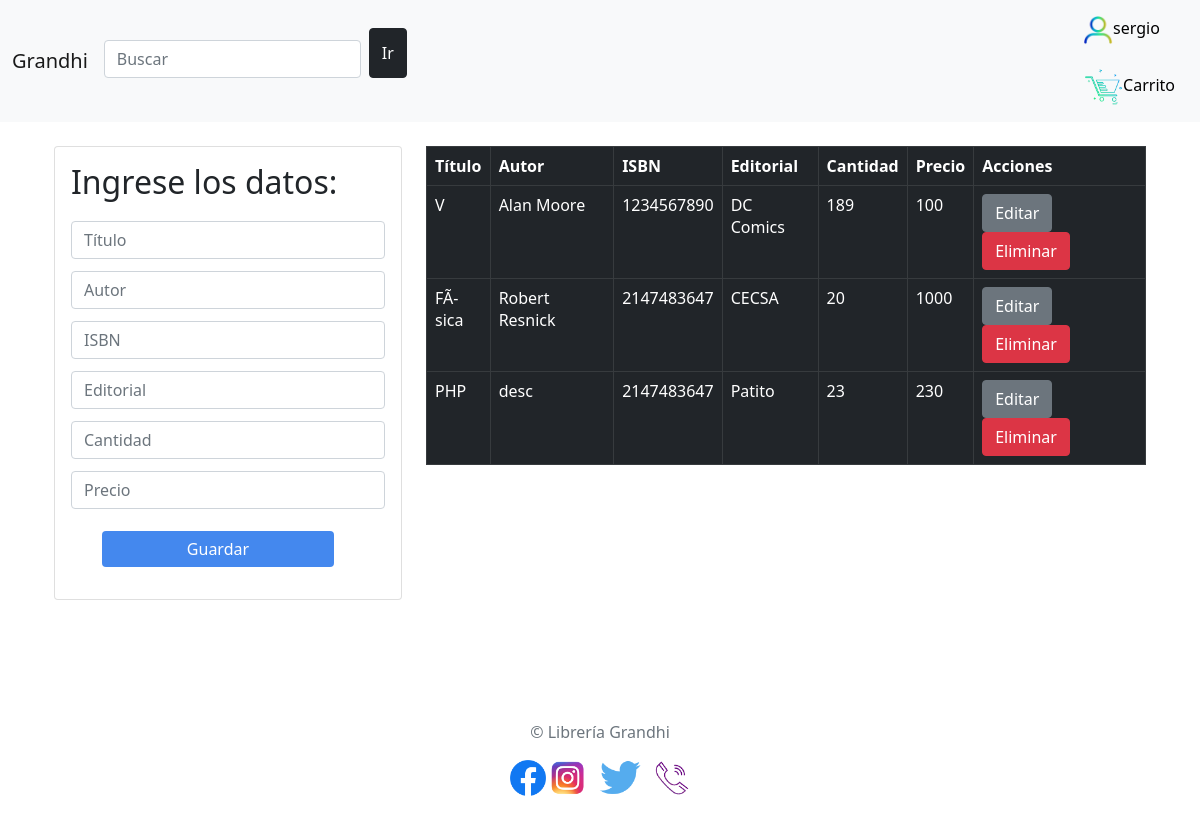
Page /php/stock.php (signed in) on the committed database.
### tables this page shows
CREATE TABLE `stock` (
  `id` int(11) NOT NULL,
  `titulo` varchar(100) NOT NULL,
  `autor` varchar(50) NOT NULL,
  `isbn` int(15) NOT NULL,
  `editorial` varchar(50) NOT NULL,
  `cantidad` int(4) NOT NULL,
  `precio` int(20) DEFAULT NULL
);

### php/stock.php (the view, shortened to what this page needs)
<?php
    include("header.php");
    include("conexiondb.php");
?>
	<div class="container p-4">
		<div class="row">
			<div class="col-md-4">
				<div class="card card-body">
                    <h2>Ingrese los datos:</h2>
					<form action="guardarLibros.php" method="POST">
						<div class="form-group">
							<input type="text" name="titulo" class="form-control" placeholder="Título" autofocus="">
                        </div>
                        <div class="form-group">
							<input type="text" name="autor" class="form-control" placeholder="Autor" autofocus="">
                        </div>
                        <div class="form-group">
							<input type="text" name="isbn" class="form-control" placeholder="ISBN" autofocus="">
                        </div>
                        <div class="form-group">
							<input type="text" name="editorial" class="form-control" placeholder="Editorial" autofocus="">
                        </div>
                        <div class="form-group">
							<input type="text" name="cantidad" class="form-control" placeholder="Cantidad" autofocus="">
                        </div>
                        <div class="form-group">
							<input type="text" name="precio" class="form-control" placeholder="Precio" autofocus="">
						</div>
						<input type="submit" name="guardar_actividad" class="btn btn-success btn-block" value="Guardar">
					</form>
				</div>
			</div>
			<div class="col-md-8">
				<table class="table table-bordered table-dark">
					<thead>
						<tr>
							<th>Título</th>
							<th>Autor</th>
							<th>ISBN</th>
                            <th>Editorial</th>
                            <th>Cantidad</th>
                            <th>Precio</th>
                            <th>Acciones</th>
						</tr>
					</thead>
					<tbody>
						<?php
						$query = "SELECT * FROM stock";
						$resultado_actividades = mysqli_query($conex, $query);
						while ($row = mysqli_fetch_array($resultado_actividades)) { ?>
							<tr>
								<td><?php echo $row['titulo'] ?></td>
								<td><?php echo $row['autor'] ?></td>
                                <td><?php echo $row['isbn'] ?></td>
                                <td><?php echo $row['editorial'] ?></td>
								<td><?php echo $row['cantidad'] ?></td>
								<td><?php echo $row['precio'] ?></td>
								<td>
									<a href="editarLibros.php?id=<?php echo $row['id'] ?>" class="btn btn-secondary" >Editar</a>
									<a href="eliminarLibros.php?id=<?php echo $row['id'] ?>" class="btn btn-danger" >Eliminar</a>
								</td>
							</tr>
						<?php } ?>
					</tbody>
				</table>
			</div>
		</div>
	</div>
<?php
    include("footer.php");
?>

### CSS/estilos.css (style rules this page uses)
input { width: calc(100% - 20px); padding: 9px; margin: auto; margin-top: 12px; font-size: 16px }
input[type='submit'] { background-color: #48e; color: #fff; width: calc(80% - 20px); margin: 0 10%; margin-top: 22px; border: none; }

### rows in the picture
stock: titulo "V", autor "Alan Moore", isbn "1234567890", editorial "DC Comics", cantidad "189", precio "100"
stock: titulo "FÃ­sica", autor "Robert Resnick", isbn "2147483647", editorial "CECSA", cantidad "20", precio "1000"
stock: titulo "PHP", autor "desc", isbn "2147483647", editorial "Patito", cantidad "23", precio "230"

### other values in the picture
$_SESSION['nombre'] "sergio"
